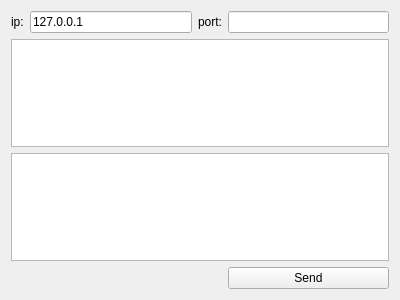
<?xml version="1.0" encoding="UTF-8"?>
<ui version="4.0">
 <class>Widget</class>
 <widget class="QWidget" name="Widget">
  <property name="geometry">
   <rect>
    <x>0</x>
    <y>0</y>
    <width>400</width>
    <height>300</height>
   </rect>
  </property>
  <property name="windowTitle">
   <string>Widget</string>
  </property>
  <layout class="QGridLayout" name="gridLayout">
   <item row="0" column="0">
    <widget class="QLabel" name="label_1">
     <property name="text">
      <string>ip:</string>
     </property>
    </widget>
   </item>
   <item row="0" column="1">
    <widget class="QLineEdit" name="lineIP">
     <property name="text">
      <string>127.0.0.1</string>
     </property>
    </widget>
   </item>
   <item row="0" column="2">
    <widget class="QLabel" name="label_2">
     <property name="text">
      <string>port:</string>
     </property>
    </widget>
   </item>
   <item row="0" column="3">
    <widget class="QLineEdit" name="linePort"/>
   </item>
   <item row="1" column="0" colspan="4">
    <widget class="QTextEdit" name="editRead"/>
   </item>
   <item row="2" column="0" colspan="4">
    <widget class="QTextEdit" name="editWrite"/>
   </item>
   <item row="3" column="3">
    <widget class="QPushButton" name="buttonSend">
     <property name="text">
      <string>Send</string>
     </property>
    </widget>
   </item>
  </layout>
 </widget>
 <layoutdefault spacing="6" margin="11"/>
 <resources/>
 <connections/>
</ui>
